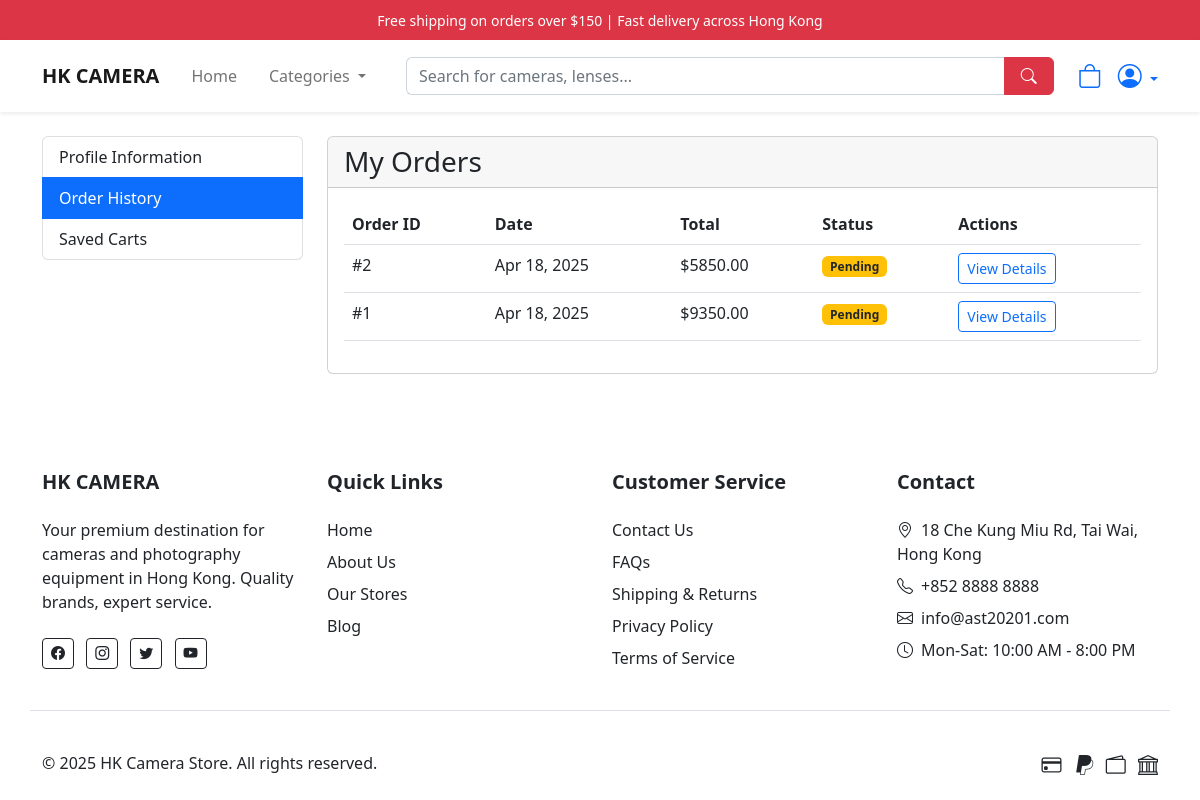
The app's page /users/orders/ (signed in) with its own data.
### orders/models.py (models this page shows, shortened)
class Order(models.Model):
    STATUS_CHOICES = (
        ('pending', 'Pending'),
        ('paid', 'Paid'),
        ('shipped', 'Shipped'),
        ('delivered', 'Delivered'),
        ('cancelled', 'Cancelled'),
    )
    user = models.ForeignKey(User, on_delete=models.SET_NULL, related_name='orders', null=True, blank=True)
    first_name = models.CharField(max_length=50)
    last_name = models.CharField(max_length=50)
    email = models.EmailField()
    phone = models.CharField(max_length=20)
    address = models.CharField(max_length=250)
    postal_code = models.CharField(max_length=20)
    city = models.CharField(max_length=100)
    country = models.CharField(max_length=100)
    created = models.DateTimeField(auto_now_add=True)
    updated = models.DateTimeField(auto_now=True)
    status = models.CharField(max_length=10, choices=STATUS_CHOICES, default='pending')
    note = models.TextField(blank=True)
    class Meta:
        ordering = ('-created',)
    def get_total_cost(self):
        return sum(item.get_cost() for item in self.items.all())

class OrderItem(models.Model):
    order = models.ForeignKey(Order, related_name='items', on_delete=models.CASCADE)
    product = models.ForeignKey(Product, related_name='order_items', on_delete=models.CASCADE)
    price = models.DecimalField(max_digits=10, decimal_places=2)
    quantity = models.PositiveIntegerField(default=1)
    def get_cost(self):
        return self.price * self.quantity

### users/views.py (the view)
# urls.py: path('orders/', views.order_history, name='order_history'),
@login_required
def order_history(request):
    orders = request.user.orders.all()
    return render(request, 'users/order_history.html', {'orders': orders})

### cart/cart.py (called while the page is built)
    def __len__(self):
        return sum(item['quantity'] for item in self.cart.values())

### cart/context_processors.py (called while the page is built)
def cart(request):
    return {'cart': Cart(request)}

### templates/users/order_history.html (shortened to what this page needs)
{% extends 'base.html' %}
{% block content %}
<div class="row">
    <div class="col-md-3 mb-4">
        <div class="list-group">
            <a href="{% url 'users:profile' %}" class="list-group-item list-group-item-action">Profile Information</a>
            <a href="{% url 'users:order_history' %}" class="list-group-item list-group-item-action active">Order History</a>
            <a href="{% url 'cart:view_saved_carts' %}" class="list-group-item list-group-item-action">Saved Carts</a>
        </div>
    </div>
    <div class="col-md-9">
        <div class="card">
            <div class="card-header">
                <h3 class="mb-0">My Orders</h3>
            </div>
            <div class="card-body">
                {% if orders %}
                    <div class="table-responsive">
                        <table class="table table-hover">
                            <thead>
                                <tr>
                                    <th>Order ID</th>
                                    <th>Date</th>
                                    <th>Total</th>
                                    <th>Status</th>
                                    <th>Actions</th>
                                </tr>
                            </thead>
                            <tbody>
                                {% for order in orders %}
                                    <tr>
                                        <td>#{{ order.id }}</td>
                                        <td>{{ order.created|date:"M d, Y" }}</td>
                                        <td>${{ order.get_total_cost }}</td>
                                        <td>
                                            {% if order.status == 'pending' %}
                                                <span class="badge bg-warning text-dark">Pending</span>
                                            {% elif order.status == 'paid' %}
                                                <span class="badge bg-info">Paid</span>
                                            {% elif order.status == 'shipped' %}
                                                <span class="badge bg-primary">Shipped</span>
                                            {% elif order.status == 'delivered' %}
                                                <span class="badge bg-success">Delivered</span>
                                            {% elif order.status == 'cancelled' %}
                                                <span class="badge bg-danger">Cancelled</span>
                                            {% endif %}
                                        </td>
                                        <td>
                                            <a href="{% url 'orders:order_detail' order.id %}" class="btn btn-sm btn-outline-primary">View Details</a>
                                        </td>
                                    </tr>
                                {% endfor %}
                            </tbody>
                        </table>
                    </div>
                {% else %}
                    <div class="alert alert-info">
                        <p class="mb-0">You haven't placed any orders yet.</p>
                    </div>
                    <a href="{% url 'store:product_list' %}" class="btn btn-primary">Shop Now</a>
                {% endif %}
            </div>
        </div>
    </div>
</div>
{% endblock %}

### records on screen
Order: id "2", created "Apr 18, 2025", get_total_cost "5850.00", status "Pending"
Order: id "1", created "Apr 18, 2025", get_total_cost "9350.00", status "Pending"
